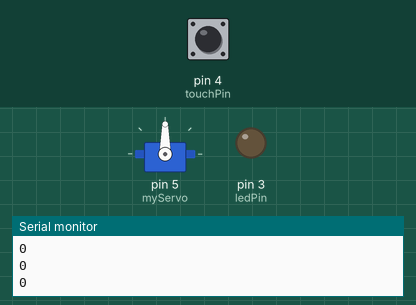
This sketch was run on a simulated Arduino Uno, built with avr-gcc and run on an emulated ATmega328P. On the bench: servo, output pins drawn as LEDs (lit = HIGH), the last lines printed to the serial monitor. The inputs (shaded band) are chosen by the test bench; at power-on: pin 4 (touchPin) LOW.

Above: at 1.2 s.
1.3 s: pin 4 (touchPin) pulled HIGH for 1 s
At 2.9 s:
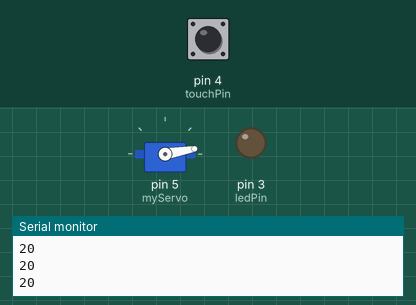
3.8 s: pin 4 (touchPin) pulled HIGH for 0.15 s
At 4.1 s:
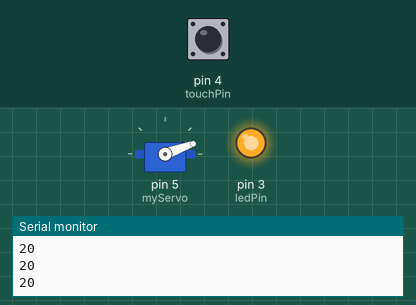
5.8 s: pin 4 (touchPin) pulled HIGH for 3.2 s
At 6.7 s:
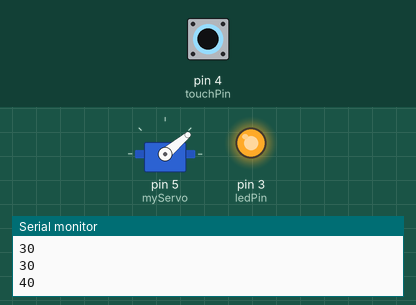
10.5 s: pin 4 (touchPin) pulled HIGH for 0.15 s
At 10.9 s:
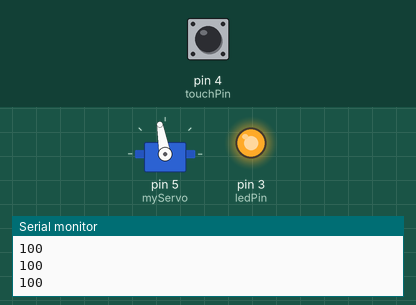
12.5 s: pin 4 (touchPin) pulled HIGH for 1 s
At 13.8 s:
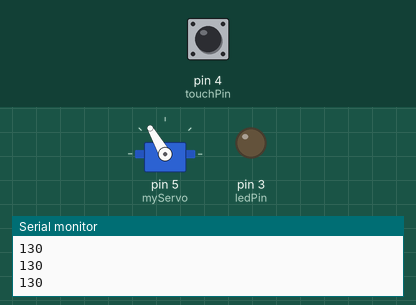
15.0 s: pin 4 (touchPin) pulled HIGH for 3.2 s
At 19.0 s:
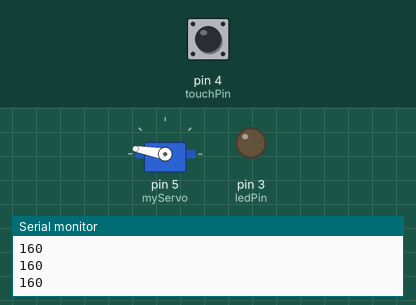
Timing chart, 0 to 20.5 s (numbered marks = the images above; inputs shaded):
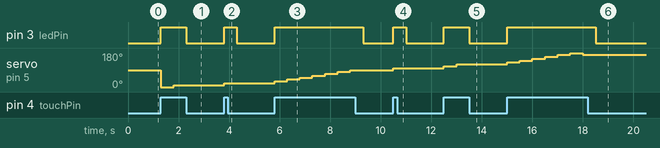

The sketch:

ServoModesAndControls_3.ino
```cpp
#include <Servo.h>

Servo myServo;
int touchPin = 4;
int ledPin = 3;
int pos = 0;

bool servo_direction = false; // true is up, flase is down;

void setup() {
  pinMode(touchPin, INPUT);
  pinMode(ledPin, OUTPUT);

  myServo.attach(5);
  Serial.begin(9600);
}

void loop() {
  if(digitalRead(touchPin)){
    digitalWrite(ledPin, HIGH);
    myServo.write(pos);
    delay(500);

    switch(pos){
      case 0:
        servo_direction = !servo_direction;
        pos += 10;
        break;
      case 180:
        servo_direction = !servo_direction;
        pos -= 10;
        break;
      default:
        if(servo_direction) {
          pos += 10;
        }
        else {
          pos -= 10;
        }
        break;
    }
  }
  else{
    digitalWrite(ledPin, LOW);
  }

  Serial.println(pos);
}
```

Measured:
- after the input at 1.3 s, pin 3 (ledPin): LOW → HIGH at once, → LOW 1.0 s later; servo on pin 5 (myServo): 90° → 0° at once, → 10° 0.50 s later
- after the input at 3.8 s, pin 3 (ledPin): LOW → HIGH at once, → LOW 0.50 s later; servo on pin 5 (myServo): 10° → 20° at once
- after the input at 5.8 s, pin 3 (ledPin): LOW → HIGH at once, → LOW 3.5 s later; servo on pin 5 (myServo): moves from 20° to 90° over 3.0 s, starting at once
- after the input at 10.5 s, pin 3 (ledPin): LOW → HIGH at once, → LOW 0.50 s later; servo on pin 5 (myServo): 90° → 100° at once
- after the input at 12.5 s, pin 3 (ledPin): LOW → HIGH at once, → LOW 1.0 s later; servo on pin 5 (myServo): 100° → 110° at once, → 120° 0.50 s later
- after the input at 15.0 s, pin 3 (ledPin): LOW → HIGH at once, → LOW 3.5 s later; servo on pin 5 (myServo): rises from 120° to 180° in 2.5 s, then falls to 170° in 0.50 s
